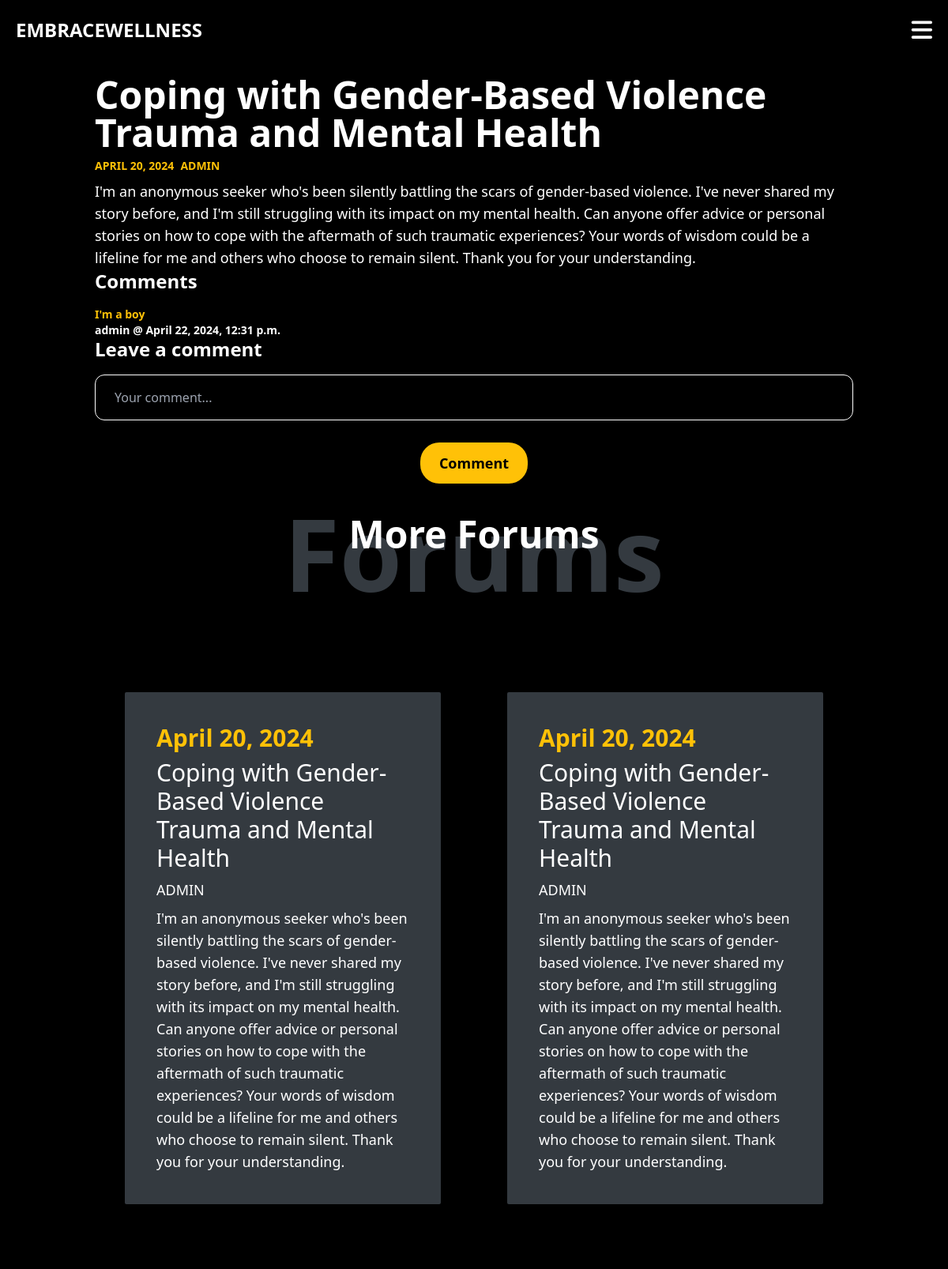
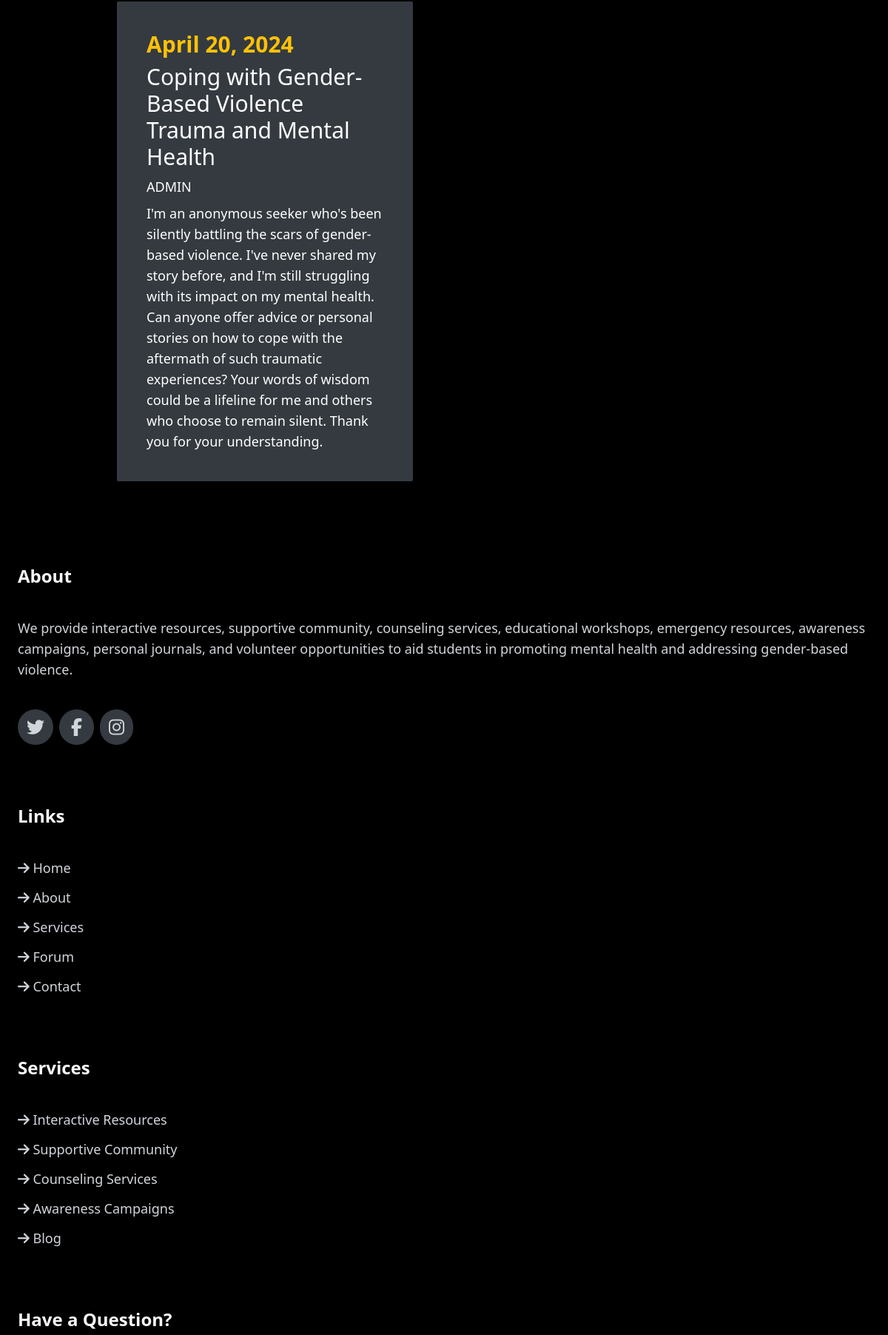
The app's page /forum/detail/2/ (upper part) with its own data (2 pictures, top to bottom).
### forum/models.py (models this page shows, shortened)
class Forum(models.Model):
    title = models.CharField(max_length=100)
    content = models.TextField()
    created_by = models.ForeignKey(User, related_name="forums", on_delete=models.CASCADE)
    created_at = models.DateField(auto_now_add=True)
    modified_at = models.TimeField(auto_now=True)

class Comment(models.Model):
    forum = models.ForeignKey(Forum, related_name='comments', on_delete=models.CASCADE)
    comment = models.TextField(max_length=500)
    author = models.ForeignKey(User, related_name='comments', on_delete=models.CASCADE)
    created_at = models.DateTimeField(auto_now_add=True, null=True, blank=True)
    modified_at = models.TimeField(auto_now=True, null=True, blank=True)

### forum/views.py (the view)
# urls.py: path('detail/<int:pk>/', views.detail, name='detail')
def detail(request, pk):
    forum = get_object_or_404(models.Forum, pk=pk)
    comments = forum.comments.all()
    form = CommentForm()
    more_forums = models.Forum.objects.all().exclude(pk=pk)[0:3]
    if request.method == "POST":
        form = CommentForm(request.POST)
        if form.is_valid():
            new_comment = form.save(commit=False)
            new_comment.author = request.user
            new_comment.forum = forum
            new_comment.save()
            return redirect(f"/forum/detail/{pk}")
    else:
        form = CommentForm()
    return render(request, 'forum/detail.html', {
        "forum": forum,
        "form": form,
        "comments": comments,
        "more_forums": more_forums
    })

### forum/forms.py
class CommentForm(forms.ModelForm):
    class Meta:
        model = Comment
        fields = ('comment',)
    comment = forms.CharField(widget=forms.TextInput(attrs={
        'placeholder': 'Your comment...',
        'class': "px-6 py-4 my-4 border border-white bg-black text-white rounded-xl w-full "
    }))

### forum/templates/forum/detail.html (shortened to what this page needs)
{% extends 'core/index.html' %}
{% block content %}
<div class="pt-[6rem] flex w-full justify-center flex-col items-center">
    <div class=" w-4/5  flex-col flex justify-center  items-start">
        <h2 class="sm:text-5xl text-4xl font-bold z-[2]">{{ forum.title }}</h2>
        <p class="my-2 text-mustard uppercase font-semibold flex flex-row justify-center items-start space-x-2 text-sm ">
            <span>
                {{ forum.created_at }}
            </span>
            <span>
                {{ forum.created_by }}
            </span>
        </p>
        <p class="text-lg">{{ forum.content }}</p>
    </div>
    <div class="w-4/5 h-[17rem] flex xl:flex-row flex-col">
        <div class="xl:w-1/2 w-full overflow-auto">
            <h2 class="sm:text-2xl text-xl font-bold z-[2] text-white">Comments</h2>
            {% if comments %}
                {% for comment in comments %}
                <div class="text-mustard text-sm my-4 font-semibold flex flex-col justify-center items-start">
                    <p> {{ comment.comment }}</p>
                    <p class="text-white">{{ comment.author }} @ {{ comment.created_at }}</p>
                </div>
                {% endfor %}
            {% else %}
                <div class="text-mustard text-sm my-4 font-semibold flex flex-col justify-center items-center">
                    <p>No comments</p>
                </div>
            {% endif %}
        </div>
        <div class="bg-black xl:w-1/2  w-full text-black flex flex-col items-start">
            <h2 class="sm:text-2xl text-xl font-bold z-[2] text-white">Leave a comment</h2>
            <div class="cols-span-3 w-full flex flex-col justify-center items-start  h-auto text-white rounded-xl">
                <form action="." method="post" class="flex flex-col justify-center items-start w-full">
                    <div class="mb-3 w-full">
                        {{ form.comment }}
                    </div>
                    <button class="self-center text-lg font-semibold  px-6 py-3 bg-black text-black rounded-3xl  bg-mustard   hover:bg-white  hover:text-white capitalize">comment</button>
                </form>
            </div>
        </div>
    </div>
    <div class="flex flex-col justify-center items-center my-10  sm:mx-[15rem]">
        <h2 class="sm:text-5xl text-4xl font-bold z-[2]">More Forums</h2>
        <p class=" sm:text-9xl  text-7xl text-[#343a40]  font-extrabold sm:-mt-[4rem] z-[1]  -mt-[3rem]">Forums</p>
    </div>
    <div class="lg:flex lg:justify-center lg:items-center ">
        <div class="xl:grid-cols-3 lg:mx-auto lg:my-[2rem] lg:grid-cols-2 lg:grid  flex flex-col justify-center items-center  lg:gap-1">
            {% for forum in more_forums %}
            <div class="bg-[#343a40] p-4 lg:p-10 w-[21rem] sm:w-[22rem] md:w-[25rem] lg:w-[25rem] m-10 rounded-sm ">
                <a href="{% url 'forum:detail' forum.id %}" class="h-auto flex flex-col space-y-2 justify-content items-start">
                    <p class="text-mustard lg:text-3xl text-2xl font-extrabold">{{ forum.created_at }}</p>
                    <h3 class="text-white lg:text-3xl text-2xl">{{ forum.title }}</h3>
                    <p class="uppercase text-lg text-white">{{ forum.created_by }}</p>
                    <p class="text-white text-lg"  >{{ forum.content }}</p>
                </a>
            </div>
            {% endfor %}
        </div>
    </div>
</div>
{% endblock %}

### records on screen
Forum: title "Coping with Gender-Based Violence Trauma and Mental Health", created_at "APRIL 20, 2024", created_by "ADMIN", content "I'm an anonymous seeker who's been silently battling the scars of gender-based violence. I've never shared my story before, and I'm still struggling with its impact on my mental health. Can anyone offer advice or personal stories on how to cope with the aftermath of such traumatic experiences? Your words of wisdom could be a lifeline for me and others who choose to remain silent. Thank you for your understanding."
Comment: comment "I'm a boy", author "admin", created_at "April 22, 2024, 12:31 p.m."
Forum: created_at "April 20, 2024", title "Coping with Gender-Based Violence Trauma and Mental Health", created_by "ADMIN", content "I'm an anonymous seeker who's been silently battling the scars of gender-based violence. I've never shared my story before, and I'm still struggling with its impact on my mental health. Can anyone offer advice or personal stories on how to cope with the aftermath of such traumatic experiences? Your words of wisdom could be a lifeline for me and others who choose to remain silent. Thank you for your understanding."
Forum: created_at "April 20, 2024", title "Coping with Gender-Based Violence Trauma and Mental Health", created_by "ADMIN", content "I'm an anonymous seeker who's been silently battling the scars of gender-based violence. I've never shared my story before, and I'm still struggling with its impact on my mental health. Can anyone offer advice or personal stories on how to cope with the aftermath of such traumatic experiences? Your words of wisdom could be a lifeline for me and others who choose to remain silent. Thank you for your understanding."
Forum: created_at "April 20, 2024", title "Coping with Gender-Based Violence Trauma and Mental Health", created_by "ADMIN", content "I'm an anonymous seeker who's been silently battling the scars of gender-based violence. I've never shared my story before, and I'm still struggling with its impact on my mental health. Can anyone offer advice or personal stories on how to cope with the aftermath of such traumatic experiences? Your words of wisdom could be a lifeline for me and others who choose to remain silent. Thank you for your understanding."
